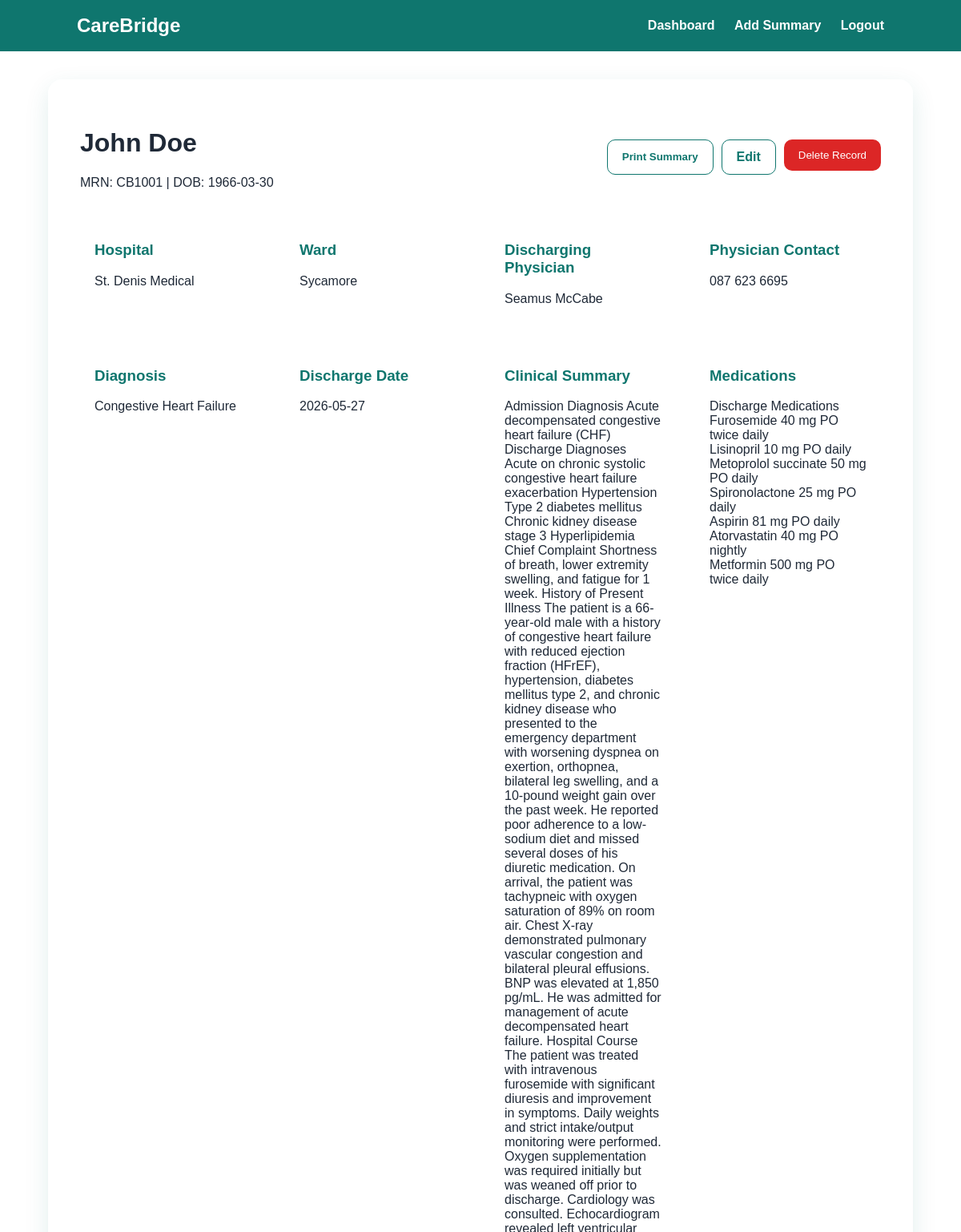
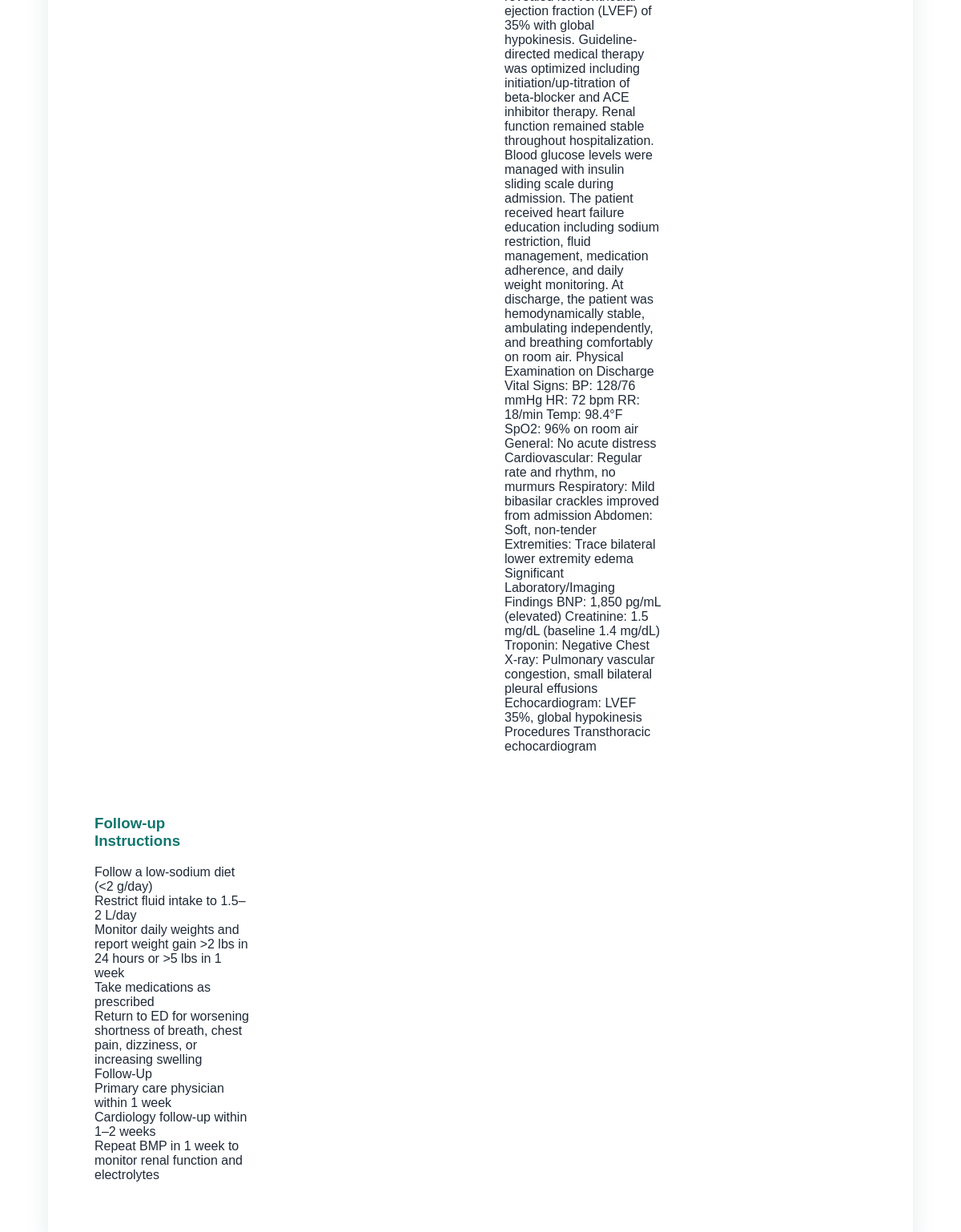
/patients/1 (signed in), run on the app's committed database (2 pictures, top to bottom).
### app.py (models this page shows)
class Patient(db.Model):
    id = db.Column(db.Integer, primary_key=True)
    mrn = db.Column(db.String(30), unique=True, nullable=False)
    full_name = db.Column(db.String(120), nullable=False)
    dob = db.Column(db.String(20), nullable=False)
    hospital_name = db.Column(db.String(120), nullable=False)
    ward = db.Column(db.String(80), nullable=False)
    discharging_physician = db.Column(db.String(120), nullable=False)
    physician_contact = db.Column(db.String(50), nullable=False)
    diagnosis = db.Column(db.String(200), nullable=False)
    discharge_date = db.Column(db.String(20), nullable=False)
    summary = db.Column(db.Text, nullable=False)
    medications = db.Column(db.Text, nullable=False)
    follow_up = db.Column(db.Text, nullable=False)
    created_at = db.Column(db.DateTime, default=datetime.utcnow)

### app.py (the view)
@app.route("/patients/<int:patient_id>")
@login_required
def patient_detail(patient_id):
    patient = Patient.query.get_or_404(patient_id)
    return render_template("patient_detail.html", patient=patient)

### app.py (called while the page is built)
def login_required(view):
    @wraps(view)
    def wrapped_view(*args, **kwargs):
        if "user_id" not in session:
            flash("Please log in first.", "warning")
            return redirect(url_for("login"))
        return view(*args, **kwargs)
    return wrapped_view

### templates/patient_detail.html
{% extends "base.html" %}
{% block content %}
<div class="summary">
    <div class="page-header">
        <div>
            <h1>{{ patient.full_name }}</h1>
            <p>MRN: {{ patient.mrn }} | DOB: {{ patient.dob }}</p>
        </div>
        <div style="display:flex; gap:10px;">
            <button onclick="printSummary()" class="btn secondary">
                Print Summary
            </button>
            <a class="btn secondary"
               href="{{ url_for('edit_patient', patient_id=patient.id) }}">
               Edit
            </a>
            <form method="POST"
                  action="{{ url_for('delete_patient', patient_id=patient.id) }}"
                  onsubmit="return confirmDelete()">
                <button class="danger-btn" type="submit">
                    Delete Record
                </button>
            </form>
        </div>
    </div>
    <div class="patient-grid">
        <div>
    <h3>Hospital</h3>
    <p>{{ patient.hospital_name }}</p>
</div>
<div>
    <h3>Ward</h3>
    <p>{{ patient.ward }}</p>
</div>
<div>
    <h3>Discharging Physician</h3>
    <p>{{ patient.discharging_physician }}</p>
</div>
<div>
    <h3>Physician Contact</h3>
    <p>{{ patient.physician_contact }}</p>
</div>
        <div>
            <h3>Diagnosis</h3>
            <p>{{ patient.diagnosis }}</p>
        </div>
        <div>
            <h3>Discharge Date</h3>
            <p>{{ patient.discharge_date }}</p>
        </div>
        <div>
            <h3>Clinical Summary</h3>
            <p>{{ patient.summary }}</p>
        </div>
        <div>
            <h3>Medications</h3>
            <pre>{{ patient.medications }}</pre>
        </div>
        <div>
            <h3>Follow-up Instructions</h3>
            <pre>{{ patient.follow_up }}</pre>
        </div>
    </div>
</div>
{% endblock %}

### templates/base.html (shortened to what this page needs)
<!DOCTYPE html>
<html lang="en">
<head>
    <link rel="stylesheet" href="{{ url_for('static', filename='css/style.css') }}">
</head>
<body>
<nav class="navbar">
    <div class="logo">CareBridge</div>
    <div class="nav-links">
        {% if session.get("user_id") %}
            <a href="{{ url_for('dashboard') }}">Dashboard</a>
            <a href="{{ url_for('add_patient') }}">Add Summary</a>
            <a href="{{ url_for('logout') }}">Logout</a>
        {% endif %}
    </div>
</nav>
<main class="container">
    {% block content %}{% endblock %}
</main>
</body>
</html>

### static/css/style.css (style rules this page uses)
* { box-sizing: border-box; }
body { margin: 0; font-family: Arial, Helvetica, sans-serif; color: #1f2937; background: url("../images/doctor.jpg"); background-size: cover; background-position: center; background-repeat: no-repeat; background-attachment: fixed; }
.navbar { background: #0f766e; color: white; padding: 18px 8%; display: flex; justify-content: space-between; align-items: center; }
.logo { color: white; font-size: 1.5rem; font-weight: bold; text-decoration: none; }
.nav-links a { color: white; font-weight: bold; margin-left: 20px; text-decoration: none; transition: 0.3s; }
.container { width: min(1100px, 90%); margin: 35px auto; }
.hero-card, .form-card, .patient-card, .summary { background: rgba(255,255,255,0.88); border-radius: 18px; padding: 25px; box-shadow: 0 10px 30px rgba(15, 118, 110, 0.12); }
.btn, .btn-small { display: inline-block; background: #0f766e; color: white; border: none; padding: 12px 18px; border-radius: 10px; text-decoration: none; cursor: pointer; font-weight: bold; }
.btn.secondary { background: white; color: #0f766e; border: 1px solid #0f766e; }
.page-header { display: flex; justify-content: space-between; align-items: center; margin-bottom: 25px; }
pre { white-space: pre-wrap; font-family: inherit; }
.danger-btn { background: #dc2626; color: white; border: none; padding: 12px 18px; border-radius: 10px; cursor: pointer; }
.summary { max-width: 1100px; margin: auto; padding: 40px; }
.patient-grid { display: grid; grid-template-columns: repeat(auto-fit, minmax(220px, 1fr)); gap: 24px; margin-top: 30px; }
.patient-grid div { background: rgba(255,255,255,0.85); padding: 18px; border-radius: 14px; }
.patient-grid h3 { margin-top: 0; color: #0f766e; }

### data on the page
Patient: full_name "John Doe", mrn "CB1001", dob "1966-03-30", hospital_name "St. Denis Medical", ward "Sycamore", discharging_physician "Seamus McCabe", physician_contact "087 623 6695", diagnosis "Congestive Heart Failure", discharge_date "2026-05-27", summary "Admission Diagnosis Acute decompensated congestive heart failure (CHF) Discharge Diagnoses Acute on chronic systolic congestive heart failure exacerbation Hypertension Type 2 diabetes mellitus Chronic kidney disease stage 3 Hyperlipidemia Chief Complaint Shortness of breath, lower extremity swelling, and fatigue for 1 week. History of Present Illness The patient is a 66-year-old male with a history of congestive heart failure with reduced ejection fraction (HFrEF), hypertension, diabetes mellitus type 2, and chronic kidney disease who presented to the emergency department with worsening dyspnea on exertion, orthopnea, bilateral leg swelling, and a 10-pound weight gain over the past week. He…", medications "Discharge Medications Furosemide 40 mg PO twice daily Lisinopril 10 mg PO daily Metoprolol succinate 50 mg PO daily Spironolactone 25 mg PO daily Aspirin 81 mg PO daily Atorvastatin 40 mg PO nightly Metformin 500 mg PO twice daily", follow_up "Follow a low-sodium diet (<2 g/day) Restrict fluid intake to 1.5–2 L/day Monitor daily weights and report weight gain >2 lbs in 24 hours or >5 lbs in 1 week Take medications as prescribed Return to ED for worsening shortness of breath, chest pain, dizziness, or increasing swelling Follow-Up Primary care physician within 1 week Cardiology follow-up within 1–2 weeks Repeat BMP in 1 week to monitor renal function and electrolytes"
